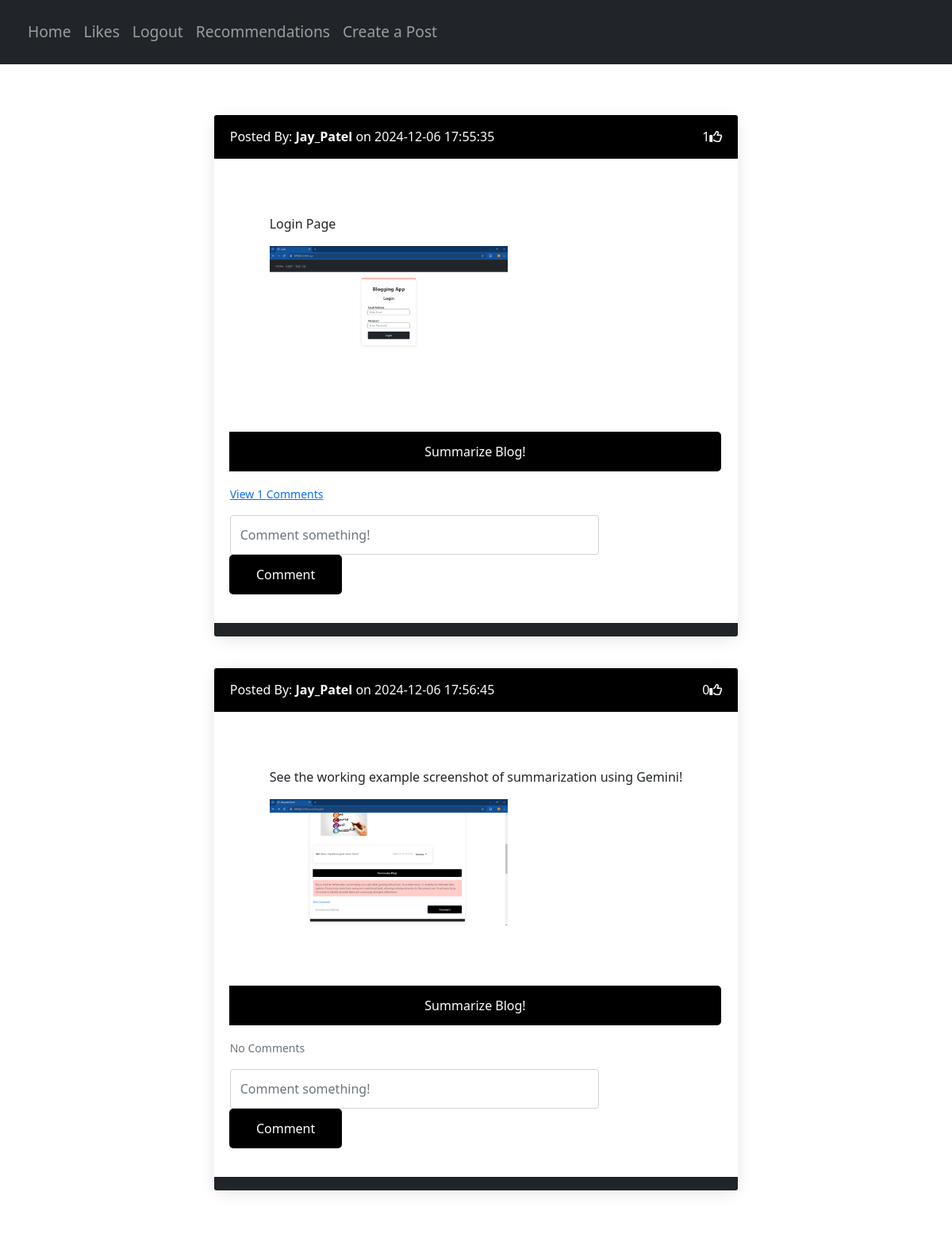
/posts/Jay_Patel (signed in), run on the app's committed database.
### website/models.py (models this page shows)
class Post(db.Model):
    id = db.Column(db.Integer, primary_key=True)
    text = db.Column(db.Text, nullable=False)
    date_created = db.Column(db.DateTime(timezone=True), default=func.now())
    author = db.Column(db.Integer, db.ForeignKey('user.id', ondelete="CASCADE"), nullable=False)
    image_url = db.Column(db.Text, nullable=True)
    comments = db.relationship('Comment', backref='post', passive_deletes=True)
    likes = db.relationship('Like', backref='post', passive_deletes=True)

class User(db.Model, UserMixin):
    id = db.Column(db.Integer, primary_key=True)
    email = db.Column(db.String(150), unique=True)
    username = db.Column(db.String(150), unique=True)
    password = db.Column(db.String(150))
    date_created = db.Column(db.DateTime(timezone=True), default=func.now())
    posts = db.relationship('Post', backref='user', passive_deletes=True)
    comments = db.relationship('Comment', backref='user', passive_deletes=True)
    likes = db.relationship('Like', backref='user', passive_deletes=True)

### website/views.py (the view)
@views.route("/posts/<username>")
@login_required
def posts(username):
    user = User.query.filter_by(username=username).first()
    if not user:
        flash('No user with that username exists.', category='error')
        return redirect(url_for('views.home'))
    posts = user.posts
    return render_template("posts.html", user=current_user, posts=posts, username=username)

### website/__init__.py (called while the page is built)
def create_app():
    app = Flask(__name__)
    app.config['SECRET_KEY'] = "GuniBloggingApp"
    app.config['SQLALCHEMY_DATABASE_URI'] = 'sqlite:///C:/Python311/Projects/Flask Blogger App/website/database.db'
    db.init_app(app)
    from .views import views
    from .auth import auth
    app.register_blueprint(views, url_prefix="/")
    app.register_blueprint(auth, url_prefix="/")
    from .models import User
    create_database(app)
    login_manager = LoginManager()
    login_manager.login_view = "auth.login"
    login_manager.init_app(app)
    @login_manager.user_loader
    def load_user(id):
        return User.query.get(int(id))
    return app

### website/templates/posts.html (shortened to what this page needs)
{% extends "posts_div.html" %}

### website/templates/posts_div.html (shortened to what this page needs)
{% extends "base.html" %}
{% block content %}
<div id="posts" class="container mt-4 d-flex flex-column align-items-center">
    {% if posts %}
    {% for post in posts %}
    <div class="card border-dark mb-3" style="width: 100%; max-width: 1000px;">
        <div class="card-header d-flex justify-content-between align-items-center">
            <a href="/posts/{{ post.user.username }}" style="color: #fff;" class="text-decoration-none">Posted By: <b>{{ post.user.username }}</b> on <b><span style="color: snow; font-weight: 300;">{{ post.date_created }}</span></b></a>
            <div class="d-flex align-items-center">
                <span id="likes-count-{{ post.id }}">{{ post.likes|length }}</span>
                {% if user.id in post.likes|map(attribute="author")|list %}
                <i class="fas fa-thumbs-up" id="like-button-{{ post.id }}" onclick="like({{ post.id }})"></i>
                {% else %}
                <i class="far fa-thumbs-up" id="like-button-{{ post.id }}" onclick="like({{ post.id }})"></i>
                {% endif %}
            </div>
        </div>
        <div class="card-body">
            <div class="card-text" style="padding: 50px;">
                {{post.text|safe}}
                {% if post.image_url %}
                    <img src="{{ post.image_url }}" alt="Post Image" style="width: 300px; height: auto;"/>
                {% endif %}
            </div>
            <div>
                <form class="input-group mb-3 summarize-form" method="POST" data-post-id="{{ post.id }}">
                    <button type="submit" class="btn btn-primary">Summarize Blog!</button>
                </form>
            </div>
            <p class="card-text">
                {% if post.comments|length > 0 %}
                <a data-bs-toggle="collapse" href="#comments-{{ post.id }}" role="button" aria-expanded="false" aria-controls="comments-{{ post.id }}">
                    <small>View {{ post.comments|length }} Comments</small>
                </a>
                {% else %}
                <small class="text-muted">No Comments</small>
                {% endif %}
            </p>
            <div class="comment_box" style="width: 100%; display: inline-block;">
                <form class="input-group mb-3" method="POST" action="/create-comment/{{post.id}}">
                    <div class="comment_in" style="width: 75%; margin-right: 20px; display: inline-block;">
                        <input type="text" id="text" name="text" class="form-control" style="height: 50px;" placeholder="Comment something!" required />
                    </div>
                    <div class="comment_btn" style="width: 23%; margin-top: -10px; display: inline-block;">
                        <button type="submit" class="btn btn-primary">Comment</button>
                    </div>
                </form>
            </div>
        </div>
        <div class="card-footer text-muted" style="background-color: #212529; color: #fff;"></div>
    </div>
    <br />
    {% endfor %}
    {% else %}
    <p>User haven't posted anything yet!</p>
    {% endif %}
</div>
{% endblock %}

### website/templates/base.html (style rules this page uses)
body { background-color: #ffffff; }
.container { margin-top: 20px; background-color: #ffffff; width: max-content; }
.btn-primary { margin-top: 10px; width: 100%; padding: 0.75rem; font-size: 1rem; font-weight: 500; background-color: #000000; border: none; color: white; cursor: pointer; border-radius: 5px; }
.card { border: none; border-radius: 15px; background-color: #ffffff; box-shadow: 0 4px 20px rgba(0, 0, 0, 0.1); margin-bottom: 30px; transition: transform 0.2s; width: 80%; }
.card-header { background-color: #000000; color: white; padding: 15px 20px; border-top-left-radius: 15px; border-top-right-radius: 15px; }
.card-body { padding: 20px; }
.card-footer { background-color: #f8f9fa; border-bottom-left-radius: 15px; border-bottom-right-radius: 15px; }
.btn { padding: 10px 15px; font-size: 1rem; height: 50px; border-radius: 5px; }
.btn-primary { background-color: #000000; border-color: #000000; }
.input-group { margin-bottom: 20px; }
.text-muted { color: #7f8c8d; }
.d-flex { display: flex; align-items: center; }
.align-items-center { align-items: center; }
.card-text { margin-bottom: 15px; }

### data on the page
Post: user.username "Jay_Patel", date_created "2024-12-06 17:55:35", likes|length "1", text "Login Page", shows a picture, comments|length "1"
Post: user.username "Jay_Patel", date_created "2024-12-06 17:56:45", likes|length "0", text "See the working example screenshot of summarization using Gemini!", shows a picture, shows "No Comments"
